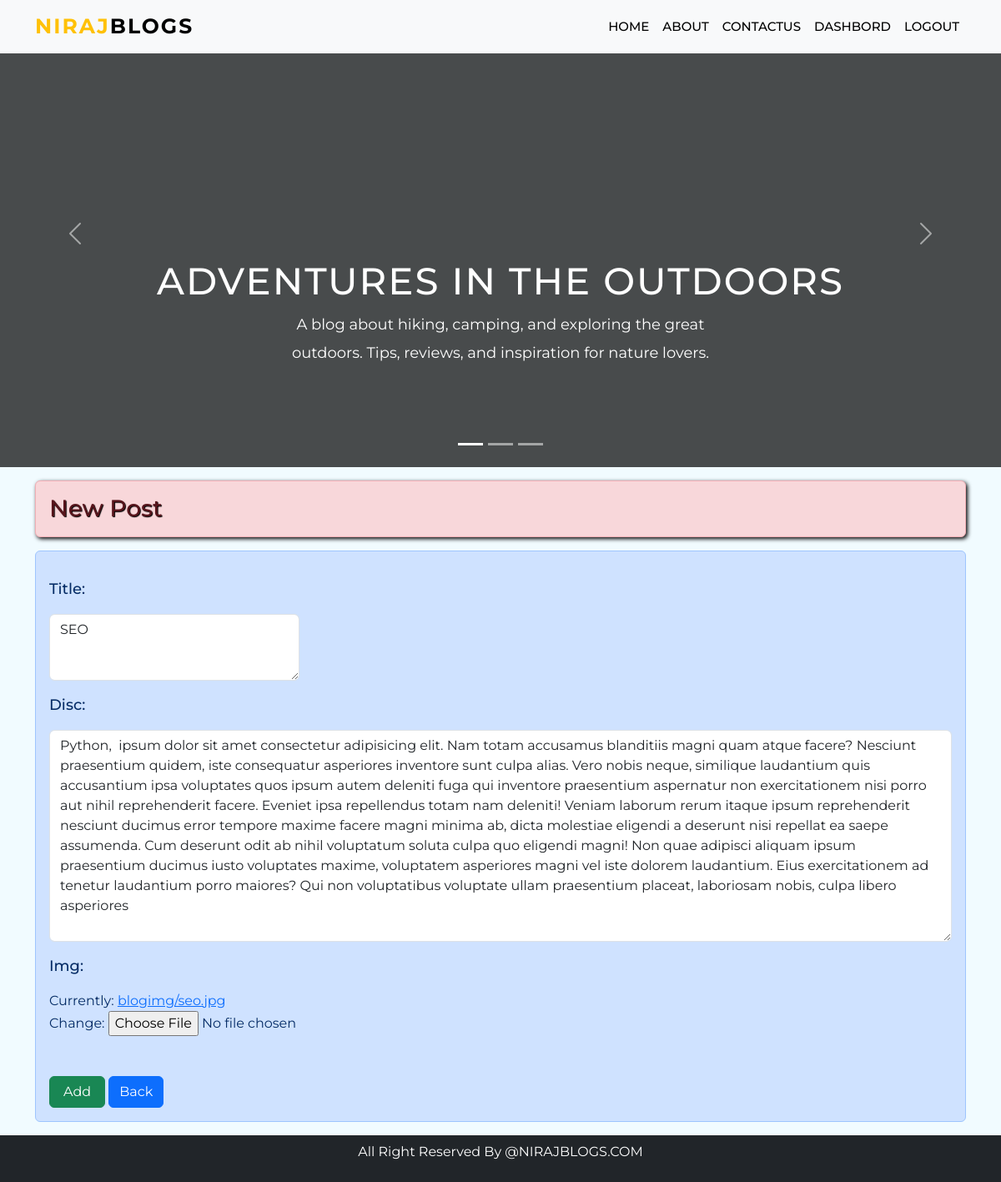
Screenshot of /aditpost/5 (signed in) with the database file from the repository.
### blog/models.py (models this page shows)
class blog_model(models.Model):
    user = models.ForeignKey(User, on_delete=models.PROTECT)
    title = models.TextField(max_length=100)
    disc = HTMLField()
    img = models.ImageField(upload_to='blogimg')

### blog/views.py (the view)
# urls.py: path('aditpost/<int:id>', views.adit_post, name='aditpost'),
def adit_post(request, id):
    if request.user.is_authenticated:
        if request.method == 'POST':
            pi = blog_model.objects.get(pk=id)
            ap = Addpost(request.POST,  request.FILES, instance=pi)
            if ap.is_valid():
                ap.save()
                messages.success(request, 'New Blog Created SuccessFully !!!')
                ap = Addpost()
        else:
            pi = blog_model.objects.get(pk=id)
            ap = Addpost(instance=pi)
        return render(request, 'blog/addpost.html', {'form':ap})
    else:
        return HttpResponseRedirect('/login/')

### blog/form.py
class Addpost(forms.ModelForm):
    class Meta:
        model = blog_model
        fields = ['title', 'disc', 'img']
        widgets = {'title':forms.Textarea(attrs={'class':'title_fild form-control'}),
                   'disc':forms.Textarea(attrs={'class':'img-fluid form-control'}),
                   }

### blog/templates/blog/addpost.html (shortened to what this page needs)
{% extends 'blog/base.html' %}
{% block contant %}
<div class="container">
    <h3 class="alert alert-danger mt-3 myheading" >New Post</h3>
    <div class="alert alert-primary mx-0">
    <form action="" method="post" enctype="multipart/form-data"  novalidate >
            {% for fm in form %}
            <div class="mt-3 label">{{fm.label_tag}}</div>
            <div class=" mt-3 text">{{fm}} </div>
            {% endfor %}
            <div class="mt-5">
                <input type="submit" value="Add" class='text-center btn btn-success px-3'>
                <a href="{% url 'dashbord' %}" class="btn btn-primary">Back</a>
            </div>
        </div>
</div>
{% endblock contant %}

### blog/static/css/main.css (style rules this page uses)
* { font-family: 'Montserrat', sans-serif; }
body { background: #f1fbff; }

### blog/templates/blog/addpost.html (style rules this page uses)
.label { font-weight: 500; font-size: large; }
.title_fild { height: 10vh; width: 300px; }
#id_img { width: 300px; }
.myheading { box-shadow: 2px 2px 5px black; text-shadow: 1px 1px 1px black; }

### rows the page displays
blog_model: form "SEO" "Python, ipsum dolor sit amet consectetur adipisicing elit. Nam totam accusamus blanditiis magni quam atque facere? Nesciunt praesentium quidem, iste consequatur asperiores inventore sunt culpa alias. Vero nobis neque, similique laudantium quis accusantium ipsa voluptates quos ipsum autem deleniti fuga qui inventore praesentium aspernatur non exercitationem nisi porro aut nihil reprehenderit facere. Eveniet ipsa repellendus totam nam deleniti! Veniam laborum rerum itaque ipsum reprehenderit nesciunt ducimus error tempore maxime facere magni minima ab, dicta molestiae eligendi a deserunt nisi repellat ea saepe assumenda. Cum deserunt odit ab nihil voluptatum soluta culpa quo eligendi magni!…"

### other values shown
{{ fm.label_tag }} "Title:" "Disc:" "Img:"
